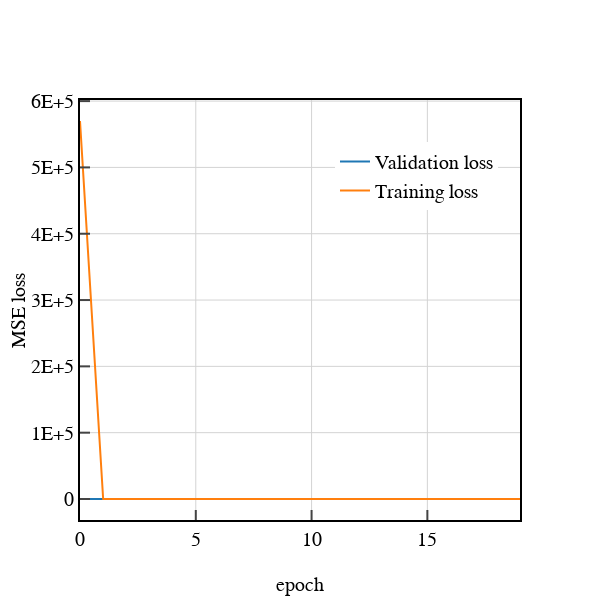

Notebook code cell kept with this figure:
### Code cell
fig = go.Figure(layout={
        'plot_bgcolor': 'white',
        'paper_bgcolor' : 'white',})

fig.update_layout(width = 600,
                  height = 600,
                  legend = dict(x = 0.95, y = 0.9)
                  )

fig.update_xaxes(title = "epoch")
fig.update_yaxes(title = "MSE loss")

fig.add_trace(go.Scatter(y=val_losses, mode='lines', name = 'Validation loss'))
fig.add_trace(go.Scatter(y=train_losses, mode='lines', name = 'Training loss'))
fig.show()

### Figure 1 — Plotly figure (JSON) as saved in the notebook; plotly's stock layout.template omitted (floating-point values rounded to 4 significant figures)
{"data": [{"mode": "lines", "name": "Validation loss", "y": [0.7134, 0.6859, 0.5065, 0.4835, 1.461, 0.4239, 0.325, 0.2726, 0.2266, 0.1835, 0.1724, 0.1714, 0.1527, 0.1433, 0.1363, 0.1301, 0.1337, 0.1211, 0.1202, 0.1178], "type": "scatter"}, {"mode": "lines", "name": "Training loss", "y": [570000.0, 0.7137, 0.6085, 0.5249, 0.4749, 0.4731, 0.3797, 0.2937, 0.2236, 0.1977, 0.1835, 0.1699, 0.1566, 0.1468, 0.1381, 0.1305, 0.1247, 0.1202, 0.117, 0.1153], "type": "scatter"}], "layout": {"paper_bgcolor": "white", "plot_bgcolor": "white", "legend": {"x": 0.95, "y": 0.9}, "width": 600, "height": 600, "xaxis": {"title": {"text": "epoch"}}, "yaxis": {"title": {"text": "MSE loss"}}}}
